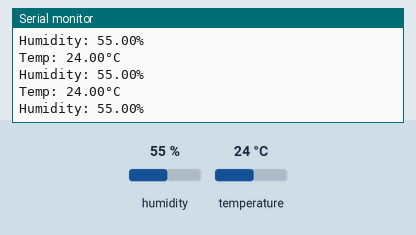
A sketch run on a simulated ESP32. Parts: the last lines printed to the serial monitor. The test bench sets the inputs (shaded band); at power-on: humidity 55 %, temperature 24 °C. No MQTT or app messages arrive unless stated.

Above: at 6.8 s.
6.9 s: humidity set to 22 %
At 11.1 s:
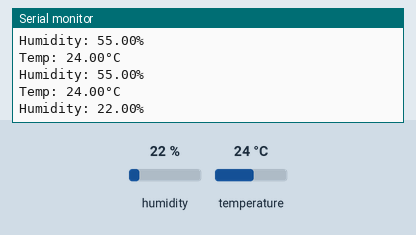
12.3 s: temperature set to 12 °C
At 15.5 s:
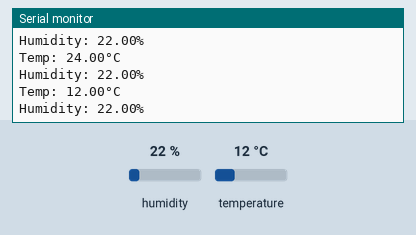
17.7 s: humidity set to 40 %
At 18.7 s:
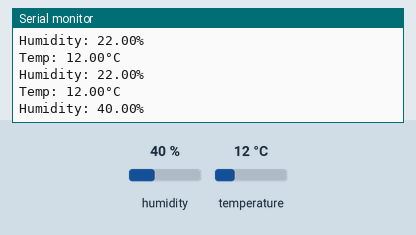
Timing chart, 0 to 20.7 s (numbered marks = the images above; inputs shaded):
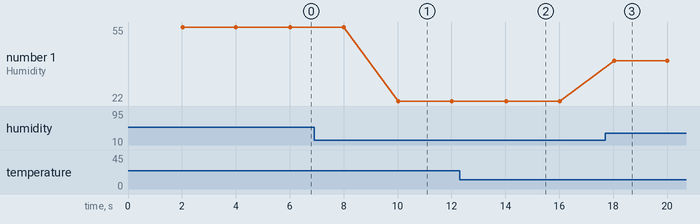

Measured:
- after the input at 6.9 s, the serial monitor: prints a new line after 3.1 s (image 1)
- after the input at 12.3 s, the serial monitor: prints a new line after 1.7 s (image 2)
- after the input at 17.7 s, the serial monitor: prints a new line after 0.33 s (image 3)
- plotted number 1: 55 → 22 after the input at 6.9 s, 22 → 40 after the input at 17.7 s

The sketch:

node-red.ino
```cpp
#include "EspMQTTClient.h"
#include <DHT.h>

#define DHTPIN 16      // DHT11 data pin
#define DHTTYPE DHT11  // DHT sensor type

DHT dht(DHTPIN, DHTTYPE);

EspMQTTClient client(
  "CytronVeryFastWiFi",         // WiFi SSID
  "CytronVerySecuredPassword",  // WiFi password
  "broker.mqttdashboard.com",   // MQTT Broker server
  "",                           // MQTT username (optional)
  "",                           // MQTT password (optional)
  "espclientID",                // Unique client ID
  1883                          // MQTT port
);

void setup() {
  Serial.begin(115200);
  dht.begin();                       // Start DHT sensor
  client.enableDebuggingMessages();  // Serial debug for MQTT
}

void onConnectionEstablished() {
  Serial.println("MQTT Connection established.");
}

unsigned long lastPublishTime = 0;

void loop() {
  client.loop();

  if (millis() - lastPublishTime > 2000) {
    lastPublishTime = millis();

    float temp = dht.readTemperature();
    float hum = dht.readHumidity();

    if (!isnan(temp)) {
      client.publish("esp32/temperature", String(temp));
      Serial.println("Temp: " + String(temp) + "°C");
    } else {
      Serial.println("Failed to read temperature");
    }

    if (!isnan(hum)) {
      client.publish("esp32/humidity", String(hum));
      Serial.println("Humidity: " + String(hum) + "%");
    } else {
      Serial.println("Failed to read humidity");
    }
  }
}
```
